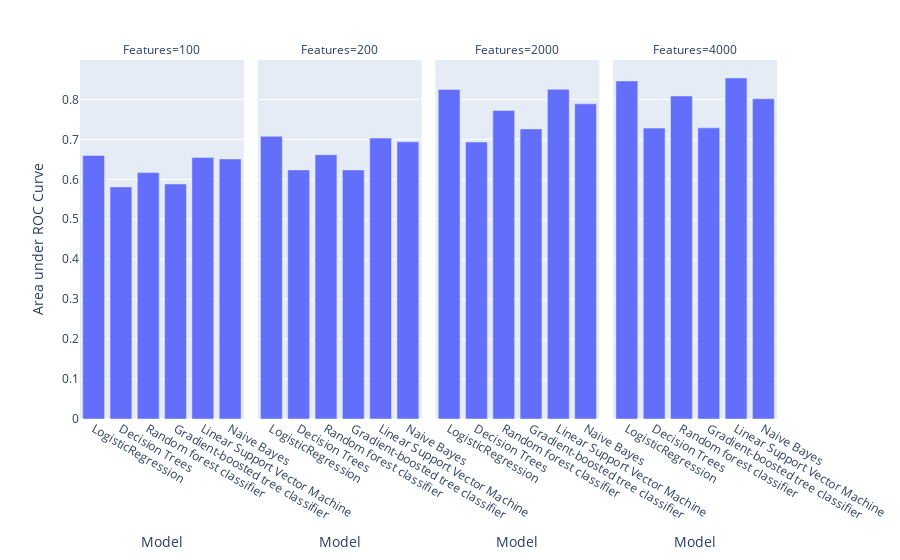

Notebook code for this chart:
### Code cell
import plotly.express as px

fig = px.bar(result, x="Model", y="Area under ROC Curve", barmode="group",
             facet_col="Features",
             category_orders={"day": ["100", "200", "2000", "4000"]},
            opacity=1)
fig.show()

### Figure 1 — Plotly figure (JSON) as saved in the notebook; plotly's stock layout.template omitted (floating-point values rounded to 4 significant figures)
{"data": [{"alignmentgroup": "True", "hovertemplate": "Features=100<br>Model=%{x}<br>Area under ROC Curve=%{y}<extra></extra>", "legendgroup": "", "marker": {"color": "#636efa", "opacity": 1}, "name": "", "offsetgroup": "", "orientation": "v", "showlegend": false, "textposition": "auto", "type": "bar", "x": ["LogisticRegression", "Decision Trees", "Random forest classifier", "Gradient-boosted tree classifier", "Linear Support Vector Machine", "Naive Bayes"], "xaxis": "x", "y": [0.6596, 0.581, 0.6167, 0.5882, 0.6548, 0.651], "yaxis": "y"}, {"alignmentgroup": "True", "hovertemplate": "Features=200<br>Model=%{x}<br>Area under ROC Curve=%{y}<extra></extra>", "legendgroup": "", "marker": {"color": "#636efa", "opacity": 1}, "name": "", "offsetgroup": "", "orientation": "v", "showlegend": false, "textposition": "auto", "type": "bar", "x": ["LogisticRegression", "Decision Trees", "Random forest classifier", "Gradient-boosted tree classifier", "Linear Support Vector Machine", "Naive Bayes"], "xaxis": "x2", "y": [0.7077, 0.6234, 0.6617, 0.6234, 0.7032, 0.6939], "yaxis": "y2"}, {"alignmentgroup": "True", "hovertemplate": "Features=2000<br>Model=%{x}<br>Area under ROC Curve=%{y}<extra></extra>", "legendgroup": "", "marker": {"color": "#636efa", "opacity": 1}, "name": "", "offsetgroup": "", "orientation": "v", "showlegend": false, "textposition": "auto", "type": "bar", "x": ["LogisticRegression", "Decision Trees", "Random forest classifier", "Gradient-boosted tree classifier", "Linear Support Vector Machine", "Naive Bayes"], "xaxis": "x3", "y": [0.8247, 0.6932, 0.7723, 0.7262, 0.8252, 0.7888], "yaxis": "y3"}, {"alignmentgroup": "True", "hovertemplate": "Features=4000<br>Model=%{x}<br>Area under ROC Curve=%{y}<extra></extra>", "legendgroup": "", "marker": {"color": "#636efa", "opacity": 1}, "name": "", "offsetgroup": "", "orientation": "v", "showlegend": false, "textposition": "auto", "type": "bar", "x": ["LogisticRegression", "Decision Trees", "Random forest classifier", "Gradient-boosted tree classifier", "Linear Support Vector Machine", "Naive Bayes"], "xaxis": "x4", "y": [0.8463, 0.7282, 0.8085, 0.7288, 0.8537, 0.8018], "yaxis": "y4"}], "layout": {"annotations": [{"font": {}, "showarrow": false, "text": "Features=100", "x": 0.1175, "xanchor": "center", "xref": "paper", "y": 1, "yanchor": "bottom", "yref": "paper"}, {"font": {}, "showarrow": false, "text": "Features=200", "x": 0.3725, "xanchor": "center", "xref": "paper", "y": 1, "yanchor": "bottom", "yref": "paper"}, {"font": {}, "showarrow": false, "text": "Features=2000", "x": 0.6275, "xanchor": "center", "xref": "paper", "y": 1, "yanchor": "bottom", "yref": "paper"}, {"font": {}, "showarrow": false, "text": "Features=4000", "x": 0.8825, "xanchor": "center", "xref": "paper", "y": 1, "yanchor": "bottom", "yref": "paper"}], "barmode": "group", "legend": {"tracegroupgap": 0}, "margin": {"t": 60}, "xaxis": {"anchor": "y", "domain": [0, 0.235], "title": {"text": "Model"}}, "xaxis2": {"anchor": "y2", "domain": [0.255, 0.49], "matches": "x", "title": {"text": "Model"}}, "xaxis3": {"anchor": "y3", "domain": [0.51, 0.745], "matches": "x", "title": {"text": "Model"}}, "xaxis4": {"anchor": "y4", "domain": [0.765, 1.0], "matches": "x", "title": {"text": "Model"}}, "yaxis": {"anchor": "x", "domain": [0, 1], "title": {"text": "Area under ROC Curve"}}, "yaxis2": {"anchor": "x2", "domain": [0, 1], "matches": "y", "showticklabels": false}, "yaxis3": {"anchor": "x3", "domain": [0, 1], "matches": "y", "showticklabels": false}, "yaxis4": {"anchor": "x4", "domain": [0, 1], "matches": "y", "showticklabels": false}}}
